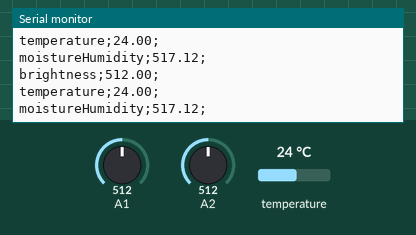
A sketch run on a simulated Arduino Uno, built with avr-gcc and run on an emulated ATmega328P. Shown: the last lines printed to the serial monitor. The test bench sets the inputs (shaded band); at power-on: A1 = 512, A2 = 512, temperature 24 °C.

Above: at 5.7 s.
5.8 s: A1 set to 985
At 7.8 s:
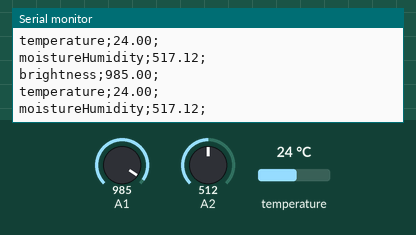
9.7 s: A1 set to 1010
At 11.3 s:
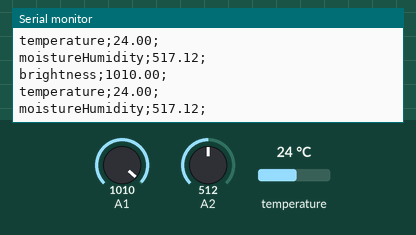
Timing chart, 0 to 12.8 s (numbered marks = the images above; inputs shaded):
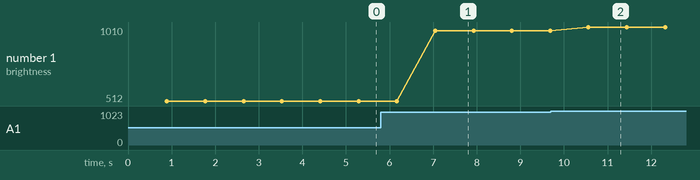

Measured:
- after the input at 5.8 s, the serial monitor: prints a new line after 1.2 s (image 1)
- after the input at 9.7 s, the serial monitor: prints a new line after 0.86 s (image 2)
- plotted number 1: 512 → 985 after the input at 5.8 s, 985 → 1010 after the input at 9.7 s

The sketch:

sketch_jul13a.ino
```cpp
#include "DHT.h"
#include <OneWire.h>
#include <DallasTemperature.h>

#define pin 2
OneWire oneWire(pin);
DallasTemperature sensors(&oneWire);

void setup() {
  Serial.begin(9600);
  sensors.begin();
}

void loop() {

  float moistureHumidity = 0.0;
  for (int i = 0; i <= 100; i++)
  {
   moistureHumidity = moistureHumidity + analogRead(A2);
   delay(1);
  }
  moistureHumidity = moistureHumidity/100.0;

  float brightness = analogRead(A1);

  sensors.requestTemperatures();
  float temperature = sensors.getTempCByIndex(0);

  Serial.println("brightness;"+(String)brightness+";");
  Serial.println("temperature;"+(String)temperature+";");
  Serial.println("moistureHumidity;"+(String)moistureHumidity+";");

}
```
